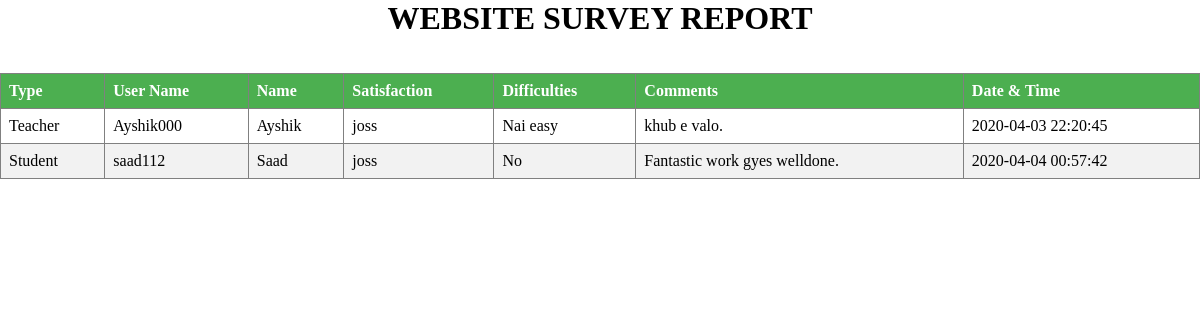
The app's page /views/Adash/views/Wreport.php with its own data.
### tables this page shows
CREATE TABLE `wsreport` (
  `Type` varchar(50) NOT NULL,
  `UserName` varchar(50) NOT NULL,
  `Name` varchar(50) NOT NULL,
  `Satisfaction` varchar(50) NOT NULL,
  `Difficulties` varchar(50) NOT NULL,
  `Comments` varchar(300) NOT NULL,
  `Month` datetime NOT NULL DEFAULT CURRENT_TIMESTAMP
);

### views/Adash/models/db_connect.php (called while the page is built, shortened)
<?php
	 $serverName="localhost";
	 $userName="root";
	 $password="";
	 $dbName="tm";
	function get($query)
	{
        $data=array();
		global $serverName,$userName,$password,$dbName;
		$conn = mysqli_connect( $serverName, $userName, $password, $dbName);
        $result=mysqli_query($conn,$query);
        if(mysqli_num_rows($result) > 0)
        {
            while($row = mysqli_fetch_assoc($result))
            {
                $entity=array();
                foreach($row as $k=>$v)
                {
                    $entity[$k] = $row[$k];
                }
                $data[] = $entity;
            }
        }
		return $data;
	}
?>

### views/Adash/controler/acont.php (called while the page is built, shortened)
<?php
  require_once '../models/db_connect.php';
  function gettwsreport()
  {
    $query ="SELECT * FROM wsreport";
    $products = get($query);
    return $products;
  }
?>

### views/Adash/views/Wreport.php (the view, shortened to what this page needs)
<?php
	require '../controler/acont.php';
	$products = gettwsreport();
?>
<!DOCTYPE html>
<html>
<head>
</head>
<body>
<center><h1>WEBSITE SURVEY REPORT</h1><br><br></center>
<table id="table" border="1">
  <thead>
    <th>Type</th>
      <th>User Name</th>
    <th>Name</th>
    <th>Satisfaction</th>
<th>Difficulties</th>
<th>Comments</th>
<th>Date & Time</th>
  </thead>
  <tbody>
    <?php
      foreach($products as $product)
      {
        echo "<tr>";
          echo "<td>".$product["Type"]."</td>";
            echo "<td>".$product["UserName"]."</td>";
          echo "<td>".$product["Name"]."</td>";
  echo "<td>".$product["Satisfaction"]."</td>";
    echo "<td>".$product["Difficulties"]."</td>";
            echo "<td>".$product["Comments"]."</td>";
          echo "<td>".$product["Month"]."</td>";
        echo "</tr>";
      }
    ?>
  </tbody>
</table>
</body>
</html>

### views/Adash/views/Wreport.php (style rules this page uses)
table { border-collapse: collapse; width: 100%; }
th, td { text-align: left; padding: 8px; }
tr:nth-child(even) { background-color: #f2f2f2 }
th { background-color: #4CAF50; color: white; }
table tr:not(:first-child) { cursor: pointer;transition: all .25s ease-in-out; }
* { margin: 0; padding: 0; }

### records on screen
wsreport: Type "Teacher", UserName "Ayshik000", Name "Ayshik", Satisfaction "joss", Difficulties "Nai easy", Comments "khub e valo.", Month "2020-04-03 22:20:45"
wsreport: Type "Student", UserName "saad112", Name "Saad", Satisfaction "joss", Difficulties "No", Comments "Fantastic work gyes welldone.", Month "2020-04-04 00:57:42"
